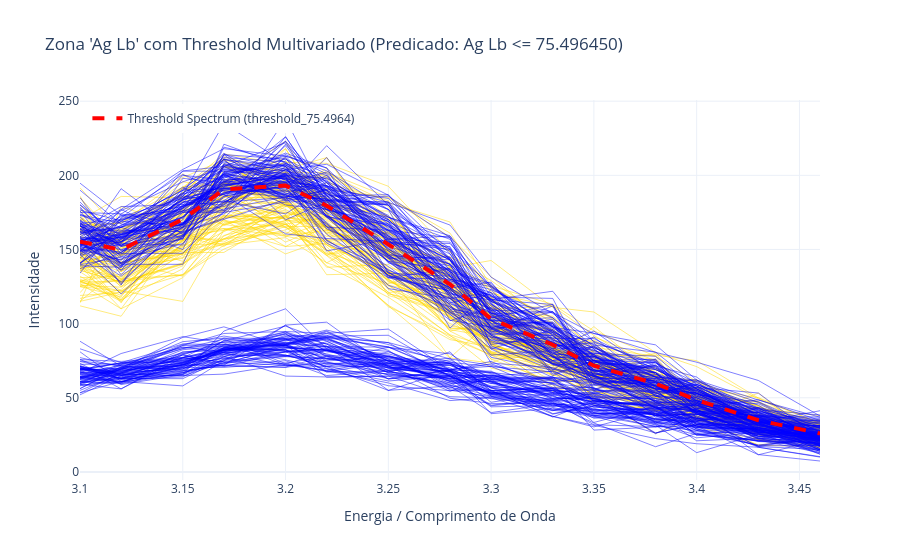

Notebook cell for this chart:
### Markdown cell above
## Reconstrução de Thresholds Multivariados

Agora vamos pegar os thresholds dos predicados mais importantes e reconstruí-los como espectros completos.

### Code cell
import plotly.graph_objects as go

n = 1
zone_name = lrc_summed_df_cov_natural.iloc[n]['Zone']
threshold_score = float(lrc_summed_df_cov_natural.iloc[n]['Threshold_Natural'])  # Corrigido: usa n em vez de 7

# Usar pca_info_dict dos dados ORIGINAIS (zones_original[1])
pca_info_dict_original = zones_original[1]

# Reconstrução: τ = mean + threshold * loadings (no espaço original)
threshold_spectrum = exp.reconstruct_threshold_to_spectrum(
    threshold_value=threshold_score,
    zone_name=zone_name,
    pca_info_dict=pca_info_dict_original
)
print(f"\nEspectro de threshold reconstruído para zona '{zone_name}':")
print(f"  - Dimensão: {len(threshold_spectrum)} variáveis espectrais")
print(f"  - Range de energias: {threshold_spectrum.index[0]} - {threshold_spectrum.index[-1]}")
print(f"  - Variância explicada pela PC1: {pca_info_dict_original[zone_name]['variance_explained']:.2%}")

# Usar dados ORIGINAIS para plotar (spectral_zones_original)
zone_df = spectral_zones_original[zone_name]

# Plotar zona com threshold (inline)
fig = go.Figure()
x_values = pd.to_numeric(zone_df.columns, errors='coerce')

# Plotar espectros das amostras coloridas por classe
colors = {'A': 'gold', 'B': 'blue'}
for idx, row in zone_df.iterrows():
    class_label = ycalclass.iloc[idx] if idx < len(ycalclass) else 'Unknown'
    fig.add_trace(go.Scatter(
        x=x_values,
        y=row.values,
        mode='lines',
        line=dict(color=colors.get(class_label, 'rgba(128,128,128,0.3)'), width=0.5),
        name=f'Class {class_label}',
        showlegend=False,
        hoverinfo='skip'
    ))

# Plotar espectro de threshold (destaque)
fig.add_trace(go.Scatter(
    x=x_values,
    y=threshold_spectrum.values,
    mode='lines',
    line=dict(color='red', width=4, dash='dash'),
    name=f'Threshold Spectrum ({threshold_spectrum.name})'
))

# Layout do gráfico
fig.update_layout(
    title=f"Zona '{zone_name}' com Threshold Multivariado (Predicado: {lrc_summed_df_cov_natural.iloc[n]['Node_Natural']})",
    xaxis_title='Energia / Comprimento de Onda',
    yaxis_title='Intensidade',
    template='plotly_white',
    showlegend=True,
    legend=dict(yanchor="top", y=0.99, xanchor="left", x=0.01)
)

fig.show()
